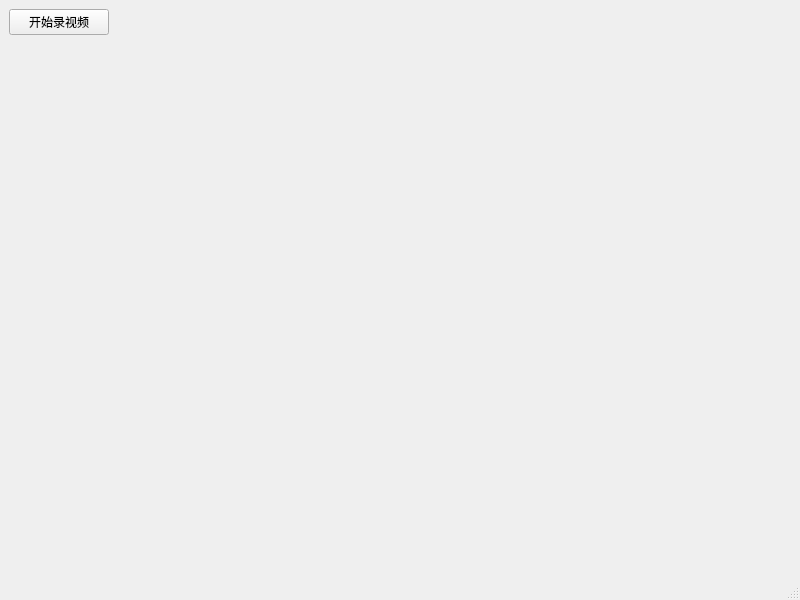
<?xml version="1.0" encoding="UTF-8"?>
<ui version="4.0">
 <class>MainWindow</class>
 <widget class="QMainWindow" name="MainWindow">
  <property name="geometry">
   <rect>
    <x>0</x>
    <y>0</y>
    <width>800</width>
    <height>600</height>
   </rect>
  </property>
  <property name="windowTitle">
   <string>MainWindow</string>
  </property>
  <widget class="QWidget" name="centralwidget">
   <layout class="QVBoxLayout" name="verticalLayout">
    <item>
     <widget class="QPushButton" name="pushButton">
      <property name="maximumSize">
       <size>
        <width>100</width>
        <height>16777215</height>
       </size>
      </property>
      <property name="text">
       <string>开始录视频</string>
      </property>
     </widget>
    </item>
    <item>
     <spacer name="verticalSpacer">
      <property name="orientation">
       <enum>Qt::Vertical</enum>
      </property>
      <property name="sizeHint" stdset="0">
       <size>
        <width>20</width>
        <height>40</height>
       </size>
      </property>
     </spacer>
    </item>
   </layout>
  </widget>
  <widget class="QMenuBar" name="menubar">
   <property name="geometry">
    <rect>
     <x>0</x>
     <y>0</y>
     <width>800</width>
     <height>24</height>
    </rect>
   </property>
  </widget>
  <widget class="QStatusBar" name="statusbar"/>
 </widget>
 <resources/>
 <connections/>
</ui>
